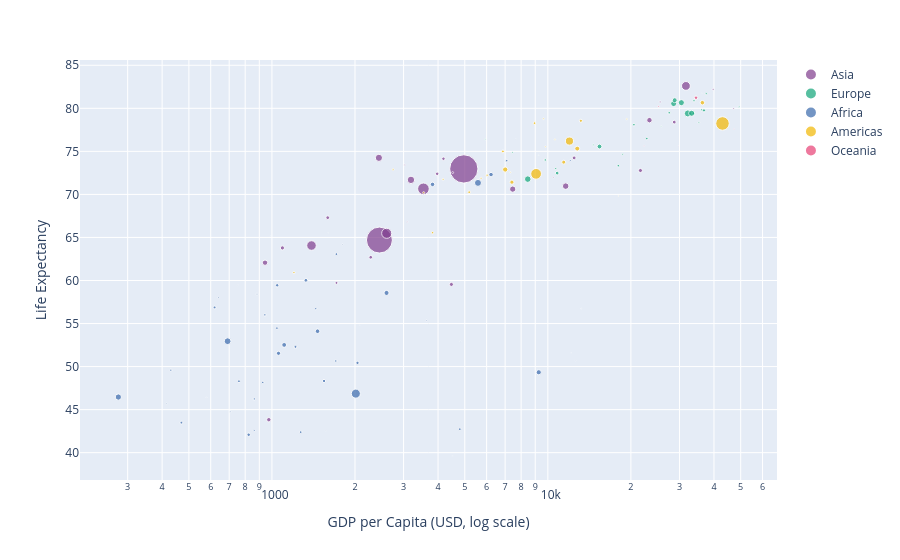

Here is the notebook cell this chart was saved with:
### Markdown cell above
### Example 2 — Bubble chart: add population as size

### Code cell
fig = px.scatter(data_frame=df, x='gdpPercap', y='lifeExp',
                 size='pop', color='continent',                    
                 hover_name='country',                 
                 log_x=True,                             # log scale: wealth is non-linear
                 labels={'gdpPercap': 'GDP per Capita (USD, log scale)', 'lifeExp': 'Life Expectancy', 'continent': ''},
                 color_discrete_sequence=px.colors.qualitative.Bold, height=500)

fig.show()

### Figure 1 — Plotly figure (JSON) as saved in the notebook; plotly's stock layout.template omitted (floating-point values rounded to 4 significant figures)
{"data": [{"hovertemplate": "<b>%{hovertext}</b><br><br>=Asia<br>GDP per Capita (USD, log scale)=%{x}<br>Life Expectancy=%{y}<br>pop=%{marker.size}<extra></extra>", "hovertext": ["Afghanistan", "Bahrain", "Bangladesh", "Cambodia", "China", "Hong Kong, China", "India", "Indonesia", "Iran", "Iraq", "Israel", "Japan", "Jordan", "Korea, Dem. Rep.", "Korea, Rep.", "Kuwait", "Lebanon", "Malaysia", "Mongolia", "Myanmar", "Nepal", "Oman", "Pakistan", "Philippines", "Saudi Arabia", "Singapore", "Sri Lanka", "Syria", "Taiwan", "Thailand", "Vietnam", "West Bank and Gaza", "Yemen, Rep."], "legendgroup": "Asia", "marker": {"color": "rgb(127, 60, 141)", "size": [31889923, 708573, 150448339, 14131858, 1318683096, 6980412, 1110396331, 223547000, 69453570, 27499638, 6426679, 127467972, 6053193, 23301725, 49044790, 2505559, 3921278, 24821286, 2874127, 47761980, 28901790, 3204897, 169270617, 91077287, 27601038, 4553009, 20378239, 19314747, 23174294, 65068149, 85262356, 4018332, 22211743], "sizemode": "area", "sizeref": 3297000.0, "symbol": "circle"}, "mode": "markers", "name": "Asia", "orientation": "v", "showlegend": true, "type": "scatter", "x": [974.6, 29800.0, 1391.0, 1714.0, 4959.0, 39720.0, 2452.0, 3541.0, 11610.0, 4471.0, 25520.0, 31660.0, 4519.0, 1593.0, 23350.0, 47310.0, 10460.0, 12450.0, 3096.0, 944, 1091.0, 22320.0, 2606.0, 3190.0, 21650.0, 47140.0, 3970.0, 4185.0, 28720.0, 7458.0, 2442.0, 3025.0, 2281.0], "xaxis": "x", "y": [43.83, 75.64, 64.06, 59.72, 72.96, 82.21, 64.7, 70.65, 70.96, 59.55, 80.75, 82.6, 72.53, 67.3, 78.62, 77.59, 71.99, 74.24, 66.8, 62.07, 63.78, 75.64, 65.48, 71.69, 72.78, 79.97, 72.4, 74.14, 78.4, 70.62, 74.25, 73.42, 62.7], "yaxis": "y"}, {"hovertemplate": "<b>%{hovertext}</b><br><br>=Europe<br>GDP per Capita (USD, log scale)=%{x}<br>Life Expectancy=%{y}<br>pop=%{marker.size}<extra></extra>", "hovertext": ["Albania", "Austria", "Belgium", "Bosnia and Herzegovina", "Bulgaria", "Croatia", "Czech Republic", "Denmark", "Finland", "France", "Germany", "Greece", "Hungary", "Iceland", "Ireland", "Italy", "Montenegro", "Netherlands", "Norway", "Poland", "Portugal", "Romania", "Serbia", "Slovak Republic", "Slovenia", "Spain", "Sweden", "Switzerland", "Turkey", "United Kingdom"], "legendgroup": "Europe", "marker": {"color": "rgb(17, 165, 121)", "size": [3600523, 8199783, 10392226, 4552198, 7322858, 4493312, 10228744, 5468120, 5238460, 61083916, 82400996, 10706290, 9956108, 301931, 4109086, 58147733, 684736, 16570613, 4627926, 38518241, 10642836, 22276056, 10150265, 5447502, 2009245, 40448191, 9031088, 7554661, 71158647, 60776238], "sizemode": "area", "sizeref": 3297000.0, "symbol": "circle"}, "mode": "markers", "name": "Europe", "orientation": "v", "showlegend": true, "type": "scatter", "x": [5937.0, 36130.0, 33690.0, 7446.0, 10680.0, 14620.0, 22830.0, 35280.0, 33210.0, 30470.0, 32170.0, 27540.0, 18010.0, 36180.0, 40680.0, 28570.0, 9254.0, 36800.0, 49360.0, 15390.0, 20510.0, 10810.0, 9787.0, 18680.0, 25770.0, 28820.0, 33860.0, 37510.0, 8458.0, 33200.0], "xaxis": "x", "y": [76.42, 79.83, 79.44, 74.85, 73.0, 75.75, 76.49, 78.33, 79.31, 80.66, 79.41, 79.48, 73.34, 81.76, 78.89, 80.55, 74.54, 79.76, 80.2, 75.56, 78.1, 72.48, 74.0, 74.66, 77.93, 80.94, 80.88, 81.7, 71.78, 79.42], "yaxis": "y"}, {"hovertemplate": "<b>%{hovertext}</b><br><br>=Africa<br>GDP per Capita (USD, log scale)=%{x}<br>Life Expectancy=%{y}<br>pop=%{marker.size}<extra></extra>", "hovertext": ["Algeria", "Angola", "Benin", "Botswana", "Burkina Faso", "Burundi", "Cameroon", "Central African Republic", "Chad", "Comoros", "Congo, Dem. Rep.", "Congo, Rep.", "Cote d'Ivoire", "Djibouti", "Egypt", "Equatorial Guinea", "Eritrea", "Ethiopia", "Gabon", "Gambia", "Ghana", "Guinea", "Guinea-Bissau", "Kenya", "Lesotho", "Liberia", "Libya", "Madagascar", "Malawi", "Mali", "Mauritania", "Mauritius", "Morocco", "Mozambique", "Namibia", "Niger", "Nigeria", "Reunion", "Rwanda", "Sao Tome and Principe", "Senegal", "Sierra Leone", "Somalia", "South Africa", "Sudan", "Swaziland", "Tanzania", "Togo", "Tunisia", "Uganda", "Zambia", "Zimbabwe"], "legendgroup": "Africa", "marker": {"color": "rgb(57, 105, 172)", "size": [33333216, 12420476, 8078314, 1639131, 14326203, 8390505, 17696293, 4369038, 10238807, 710960, 64606759, 3800610, 18013409, 496374, 80264543, 551201, 4906585, 76511887, 1454867, 1688359, 22873338, 9947814, 1472041, 35610177, 2012649, 3193942, 6036914, 19167654, 13327079, 12031795, 3270065, 1250882, 33757175, 19951656, 2055080, 12894865, 135031164, 798094, 8860588, 199579, 12267493, 6144562, 9118773, 43997828, 42292929, 1133066, 38139640, 5701579, 10276158, 29170398, 11746035, 12311143], "sizemode": "area", "sizeref": 3297000.0, "symbol": "circle"}, "mode": "markers", "name": "Africa", "orientation": "v", "showlegend": true, "type": "scatter", "x": [6223.0, 4797.0, 1441.0, 12570.0, 1217.0, 430.1, 2042.0, 706.0, 1704.0, 986.1, 277.6, 3633.0, 1545.0, 2082.0, 5581.0, 12150.0, 641.4, 690.8, 13210.0, 752.7, 1328.0, 942.7, 579.2, 1463.0, 1569.0, 414.5, 12060.0, 1045.0, 759.3, 1043.0, 1803.0, 10960.0, 3820.0, 823.7, 4811.0, 619.7, 2014.0, 7670.0, 863.1, 1598.0, 1712.0, 862.5, 926.1, 9270.0, 2602.0, 4513.0, 1107.0, 883.0, 7093.0, 1056.0, 1271.0, 469.7], "xaxis": "x", "y": [72.3, 42.73, 56.73, 50.73, 52.3, 49.58, 50.43, 44.74, 50.65, 65.15, 46.46, 55.32, 48.33, 54.79, 71.34, 51.58, 58.04, 52.95, 56.73, 59.45, 60.02, 56.01, 46.39, 54.11, 42.59, 45.68, 73.95, 59.44, 48.3, 54.47, 64.16, 72.8, 71.16, 42.08, 52.91, 56.87, 46.86, 76.44, 46.24, 65.53, 63.06, 42.57, 48.16, 49.34, 58.56, 39.61, 52.52, 58.42, 73.92, 51.54, 42.38, 43.49], "yaxis": "y"}, {"hovertemplate": "<b>%{hovertext}</b><br><br>=Americas<br>GDP per Capita (USD, log scale)=%{x}<br>Life Expectancy=%{y}<br>pop=%{marker.size}<extra></extra>", "hovertext": ["Argentina", "Bolivia", "Brazil", "Canada", "Chile", "Colombia", "Costa Rica", "Cuba", "Dominican Republic", "Ecuador", "El Salvador", "Guatemala", "Haiti", "Honduras", "Jamaica", "Mexico", "Nicaragua", "Panama", "Paraguay", "Peru", "Puerto Rico", "Trinidad and Tobago", "United States", "Uruguay", "Venezuela"], "legendgroup": "Americas", "marker": {"color": "rgb(242, 183, 1)", "size": [40301927, 9119152, 190010647, 33390141, 16284741, 44227550, 4133884, 11416987, 9319622, 13755680, 6939688, 12572928, 8502814, 7483763, 2780132, 108700891, 5675356, 3242173, 6667147, 28674757, 3942491, 1056608, 301139947, 3447496, 26084662], "sizemode": "area", "sizeref": 3297000.0, "symbol": "circle"}, "mode": "markers", "name": "Americas", "orientation": "v", "showlegend": true, "type": "scatter", "x": [12780.0, 3822.0, 9066.0, 36320.0, 13170.0, 7007.0, 9645.0, 8948.0, 6025.0, 6873.0, 5728.0, 5186.0, 1202.0, 3548.0, 7321.0, 11980.0, 2749.0, 9809.0, 4173.0, 7409.0, 19330.0, 18010.0, 42950.0, 10610.0, 11420.0], "xaxis": "x", "y": [75.32, 65.55, 72.39, 80.65, 78.55, 72.89, 78.78, 78.27, 72.23, 74.99, 71.88, 70.26, 60.92, 70.2, 72.57, 76.19, 72.9, 75.54, 71.75, 71.42, 78.75, 69.82, 78.24, 76.38, 73.75], "yaxis": "y"}, {"hovertemplate": "<b>%{hovertext}</b><br><br>=Oceania<br>GDP per Capita (USD, log scale)=%{x}<br>Life Expectancy=%{y}<br>pop=%{marker.size}<extra></extra>", "hovertext": ["Australia", "New Zealand"], "legendgroup": "Oceania", "marker": {"color": "rgb(231, 63, 116)", "size": [20434176, 4115771], "sizemode": "area", "sizeref": 3297000.0, "symbol": "circle"}, "mode": "markers", "name": "Oceania", "orientation": "v", "showlegend": true, "type": "scatter", "x": [34440.0, 25190.0], "xaxis": "x", "y": [81.23, 80.2], "yaxis": "y"}], "layout": {"autosize": true, "legend": {"itemsizing": "constant", "title": {"text": ""}, "tracegroupgap": 0}, "margin": {"t": 60}, "xaxis": {"anchor": "y", "autorange": true, "domain": [0, 1], "range": [2.308, 4.827], "title": {"text": "GDP per Capita (USD, log scale)"}, "type": "log"}, "yaxis": {"anchor": "x", "autorange": true, "domain": [0, 1], "range": [36.76, 85.72], "title": {"text": "Life Expectancy"}, "type": "linear"}}}
